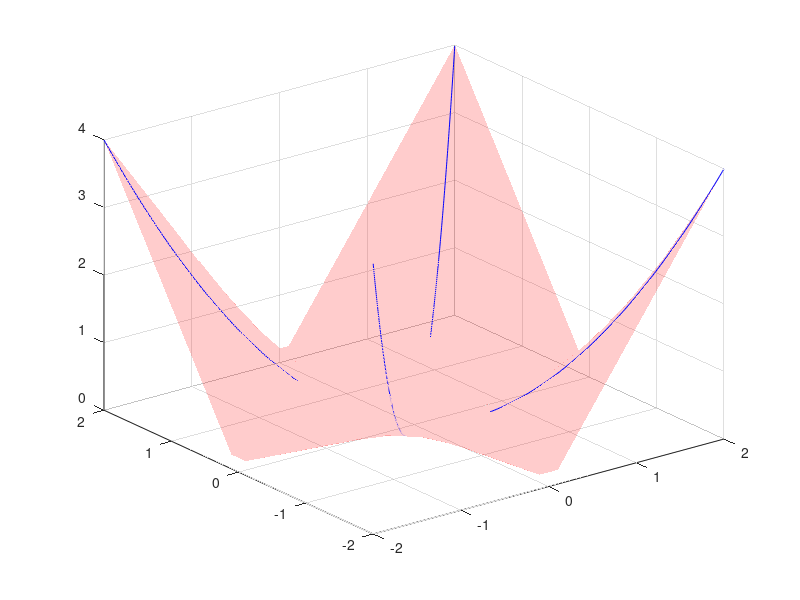

Write the MATLAB code that produced this figure. (Note: this script raises an error after producing the figure.)
x = linspace(-2,2,20);
y = x';
z = abs(x.*y);
h = surf(x,y,z);
set(h, 'FaceColor',[1 0 0], 'FaceAlpha', 0.2, 'EdgeAlpha', 0.1)
hold on;

t = -2:0.01:2;
plot3(t,t,t.^2,'b');
plot3(t,-t,t.^2,'b');
plot3(t,zeros(length(t)),zeros(length(t)),'r');
plot3(zeros(length(t)),t,zeros(length(t)),'r');
axis equal;
hold off;
